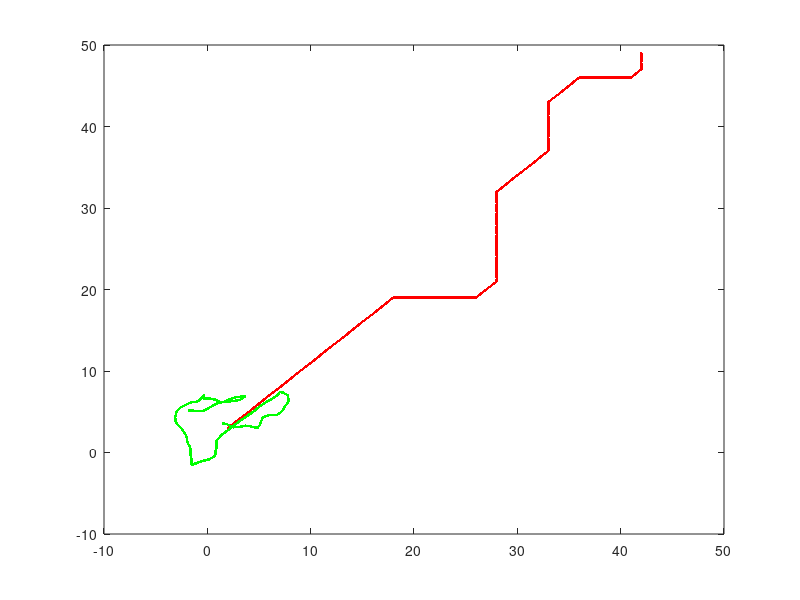
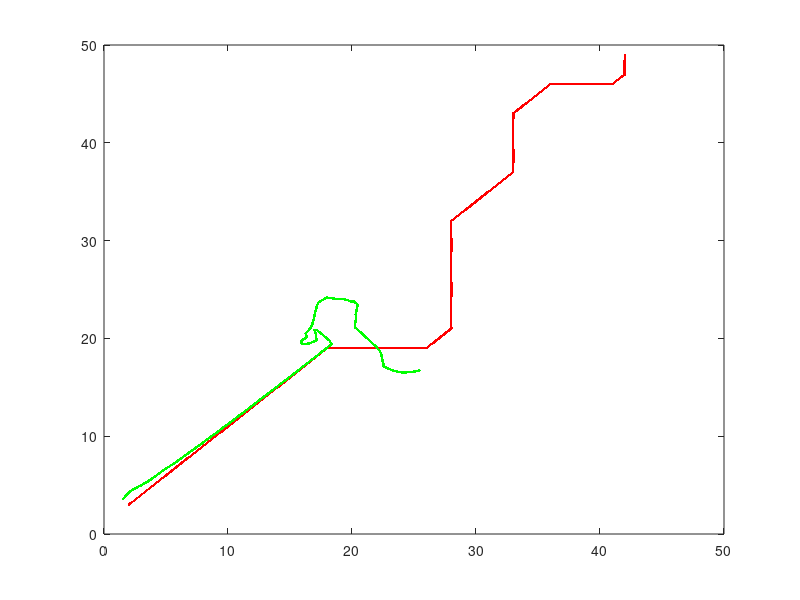

Here is the MATLAB script that generated these plots, in order:
clear all;
close all;
clc;

kp = 9;
ki = 0.1;
kd = 30;

v = 0.25;
dt = 0.3;
L= 2.5;

curp=[2 3 3.14/4];

% x = 0:0.1:50;
% y = sin(x/5);
% path = [x' y'];
load('test.mat');

pathin=zeros(9,2);

%插值
for i=1:59
    k=10*i-9;
    for j=1:9
        pathin(j,1)=path(k,1)+j*(path(k+1,1)-path(k,1))/10;
        pathin(j,2)=path(k,2)+j*(path(k+1,2)-path(k,2))/10;
    end
    path=[path(1:k,:);pathin;path(k+1:end,:)];
end

intergral = 0;
pre_err =0;

for k = 0:1
    curp=[1.5 3.5 3.14/3];
    v = 0.25+0.01*k;
    figure;
    plot(path(:,1),path(:,2),'r.');
    hold on;
    for i=1:length(path)
        d = path(:,1:2) - curp(1:2);
        dis = d(:,1).^2 + d(:,2).^2;
        [~,ind] = min(dis);             %找路径最近点索引
        
        dx = curp(1) - path(ind,1);
        dy = curp(2) - path(ind,2);
        
        e = (sin(curp(3) - atan2(dy,dx)))*sqrt(dx*dx+dy*dy);    %横向偏差作为测量

        
        intergral = intergral + e;
        u = kp*e + ki*intergral + kd*(e - pre_err);             %pid生成控制量，前轮转角
        pre_err = e;
        actionu=v*tan(u)/L;
        
        curp(1) = curp(1) + dt*v*cos(curp(3));
        curp(2) = curp(2) + dt*v*sin(curp(3));
        curp(3) = curp(3) + dt*actionu;
        
        plot(curp(1),curp(2),'g.');
    end
end

%axis equal;